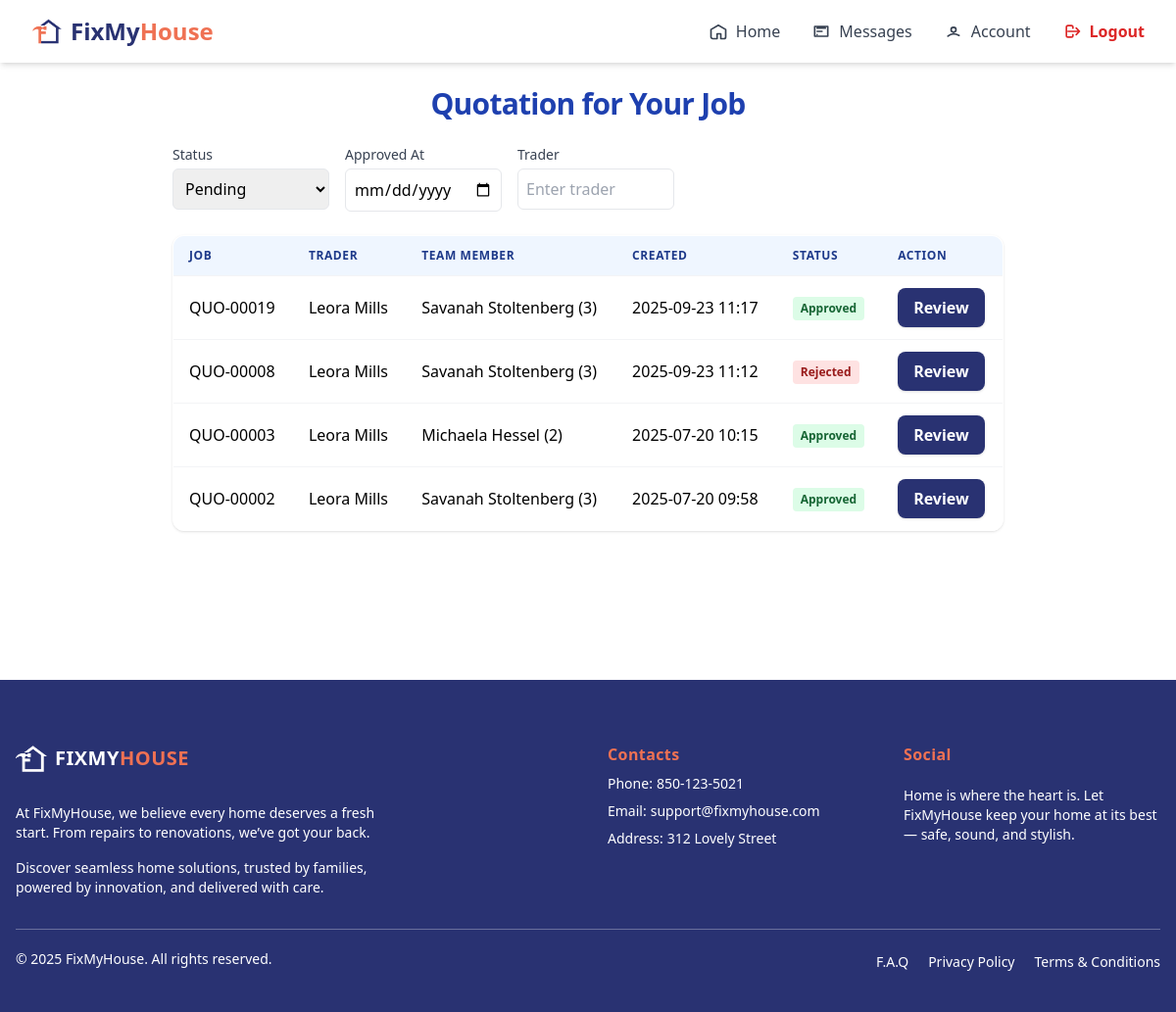
Before: /agent/bids/ (signed in) with the older database file.
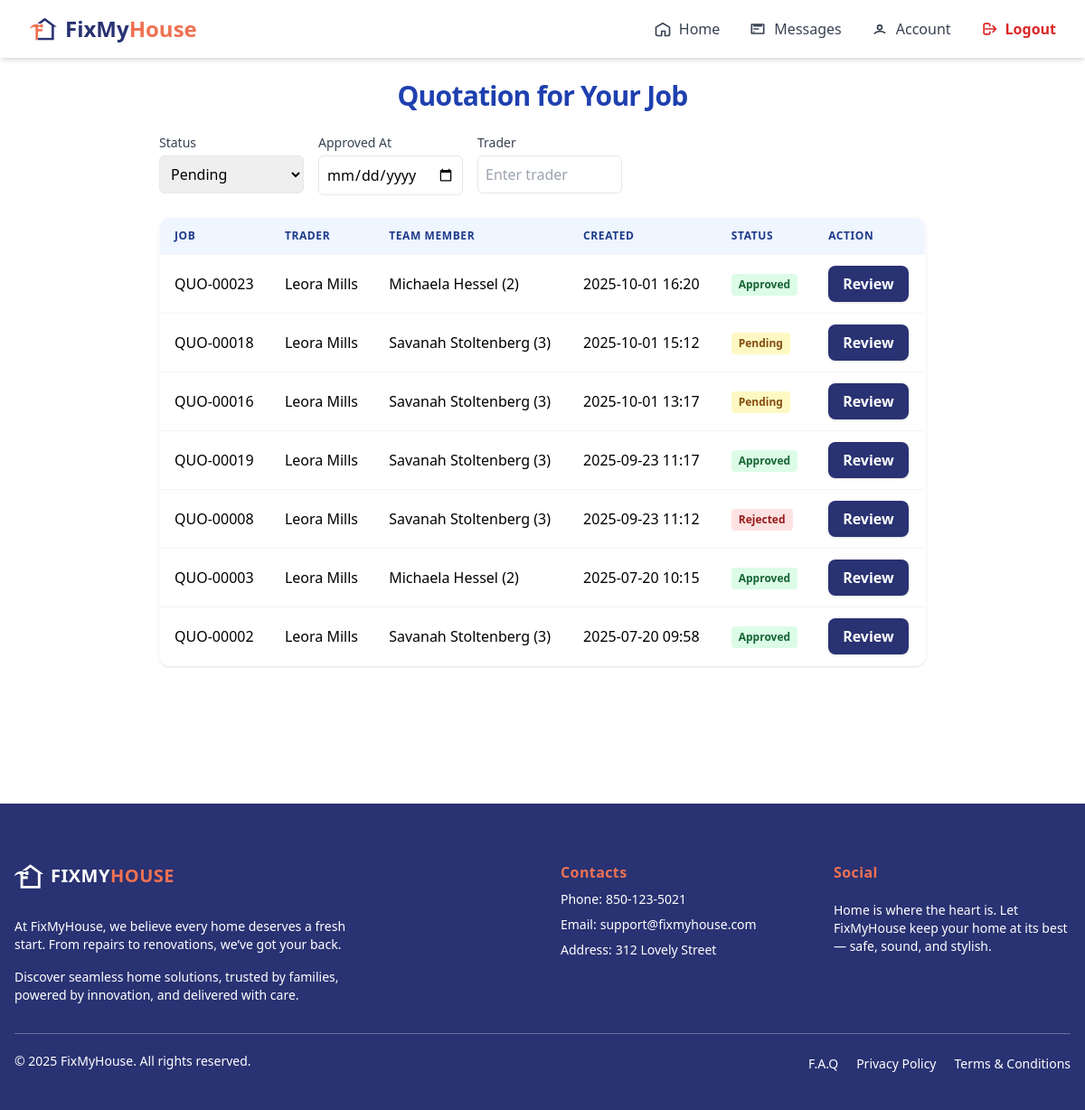
After: the same page with the newer database file.
### trader/models/biddingTrader.py (models this page shows, shortened)
class Bidding(models.Model):
    trader = models.ForeignKey(TraderRegistration, on_delete=models.CASCADE, related_name='bid_trader')
    agent = models.ForeignKey(AgentRegister, on_delete=models.SET_NULL, null=True, blank=True, related_name='bid_agent')
    jobs = models.ForeignKey(Jobs, on_delete=models.SET_NULL, null=True, blank=True, related_name='jobs_related')
    team_member = models.ForeignKey(TeamMember, on_delete=models.SET_NULL, null=True, blank=True, related_name='teams_related')
    labour_per_hour = models.DecimalField(max_digits=10, decimal_places=2, null=True, blank=True)
    callout_rate = models.DecimalField(max_digits=10, decimal_places=2, null=True, blank=True)
    parts_qty = models.PositiveIntegerField(default=0)
    parts_unit_price = models.DecimalField(max_digits=10, decimal_places=2, default=0)
    hours = models.DecimalField(max_digits=5, decimal_places=2, default=0)
    appliance_model_price = models.DecimalField(max_digits=10, decimal_places=2, default=0)
    appliance_model = models.CharField(max_length=100, blank=True, null=True)
    notes = models.TextField(blank=True, null=True)
    created_at = models.DateTimeField(auto_now_add=True)
    start_date = models.DateTimeField(blank=True, null=True)
    end_date = models.DateTimeField(blank=True, null=True)
    is_approved = models.BooleanField(null=True, blank=True, default=None, help_text="None=pending, True=approved, False=rejected")
    is_active = models.BooleanField(null=True, blank=True, default=True)
    approved_at = models.DateField(auto_now_add=True, null=True, blank=True)
    approved_by = models.ForeignKey(AgentRegister, on_delete=models.SET_NULL, null=True, blank=True, related_name='approved_bids')
    approval_notes = models.TextField(blank=True, null=True)

### trader/models/jobs.py (models this page shows, shortened)
class Jobs(models.Model):
    agent = models.ForeignKey(AgentRegister, on_delete=models.CASCADE, related_name='jobs_agent')
    trader = models.ForeignKey(TraderRegistration, on_delete=models.SET_NULL, null=True, blank=True, related_name='jobs_trader')
    property = models.ForeignKey(Property, on_delete=models.SET_NULL, null=True, blank=True, related_name='jobs_property')
    STATUS_CHOICES = [
        ('quoted', 'Quoted'),
        ('confirmed', 'Confirmed'),
        ('approved', 'Approved'),
        ('scheduled', 'Scheduled'),
    ]
    address = models.TextField(blank=True, null=True)
    category = models.ForeignKey(Services, on_delete=models.SET_NULL, null=True, blank=True, related_name='category_services')
    renter = models.CharField(max_length=100, null=True, blank=True)
    priority = models.BooleanField(default=False)  # True = High Priority
    job_code = models.CharField(max_length=20, unique=True)
    notes = models.TextField()
    status = models.CharField(max_length=20, choices=STATUS_CHOICES, default='quoted')
    quoted_at = models.DateField(default=timezone.now)
    confirmed_at = models.DateField(null=True, blank=True)
    approved_at = models.DateField(null=True, blank=True)
    scheduled_at = models.DateField(null=True, blank=True)
    is_active = models.BooleanField(null=True, blank=True, default=True)
    start_date = models.DateField(null=True, blank=True)
    end_date = models.DateField(null=True, blank=True)
    issue_found_at = models.DateField(null=True, blank=True)
    renter_availability = models.DateField(null=True, blank=True)
    issue_been_fixed_before = models.BooleanField(default=False)
    def __str__(self):
        return self.job_code

### trader/models/registerTrader.py (models this page shows, shortened)
class TraderRegistration(models.Model):
    user = models.OneToOneField(User, on_delete=models.CASCADE, null=True, blank=True)
    name = models.CharField(max_length=255)
    email = models.EmailField()
    phone = models.CharField(max_length=50)
    password = models.CharField(max_length=255, null=True, blank=True)
    COMPANY_TYPE_CHOICES = [
        ('sole_trader', 'Sole Trader'),
        ('company', 'Company'),
    ]
    INDUSTRIES_CHOICES = [
        ('air_conditioning', 'Air Conditioning'),
        ('cleaning', 'Cleaning'),
        ('electrical', 'Electrical'),
        ('gardening', 'Gardening'),
        ('general_merchandise', 'General Merchandise'),
        ('glazing', 'Glazing'),
        ('pest_control', 'Pest Control'),
        ('plumbing-gas', 'Plumbing / Gas'),
        ('tree_cutting', 'Tree Cutting'),
        ('steel_works', 'Steel Works'),
    ]
    company_type = models.CharField(max_length=100, choices=COMPANY_TYPE_CHOICES, default='company')
    company_name = models.CharField(max_length=255, blank=True, null=True)
    company_address = models.CharField(max_length=255, blank=True, null=True)
    company_email = models.EmailField(blank=True, null=True)
    company_landline = models.CharField(max_length=50, blank=True, null=True)
    gst_registered = models.BooleanField(default=False)
    abn = models.CharField(max_length=20, blank=True, null=True)
    industry = models.CharField(max_length=100, choices=INDUSTRIES_CHOICES, blank=True, null=True)
    state = models.CharField(max_length=100, blank=True)
    municipality = models.CharField(max_length=100, blank=True)
    city = models.CharField(max_length=100, blank=True)
    address_line_1 = models.CharField(max_length=255, blank=True, null=True)
    address_line_2 = models.CharField(max_length=255, blank=True, null=True)
    postal_code = models.CharField(max_length=20, blank=True)
    def __str__(self):
        return self.name

### trader/models/teamMember.py (models this page shows)
class TeamMember(models.Model):
    trader = models.ForeignKey(TraderRegistration,
        on_delete=models.CASCADE, related_name='team_members')
    teamName = models.CharField(max_length=255)
    position = models.CharField(max_length=100)
    labour_rate_per_hour = models.DecimalField(max_digits=8, decimal_places=2, null=True, blank=True)
    callout_rate = models.DecimalField(max_digits=8, decimal_places=2, null=True, blank=True)
    contact_number = models.CharField(max_length=50, blank=True)
    email = models.EmailField(blank=True)
    active_postal_codes = models.CharField(max_length=255, blank=True)  # Comma-separated
    holidays = models.JSONField(blank=True, default=list)  # Store as comma-separated dates or JSON
    time_in = models.TimeField(null=True, blank=True)
    time_out = models.TimeField(null=True, blank=True)
    IsWorkInHoliday = models.BooleanField(default=False)
    holidayTime_in = models.TimeField(null=True, blank=True)
    holidayTime_out = models.TimeField(null=True, blank=True)
    def __str__(self):
        return f"{self.teamName} ({self.id})"

### agent/views/biddingList.py (the view)
# urls.py: path('bids/', AgentBidListView.as_view(), name='agent_bid_list'),
@method_decorator([login_required, agent_required], name='dispatch')
class AgentBidListView(ListView):
    model = Bidding
    template_name = 'components/home/agent_bid_list.html'
    context_object_name = 'bids'
    def get_queryset(self):
        queryset = super().get_queryset()
        queryset = queryset.filter(is_active=True)
        trader = self.request.GET.get('trader')
        is_approved = self.request.GET.get('status')
        approved_at = self.request.GET.get('approved_at')
        if trader:
            queryset = queryset.filter(trader__name__icontains=trader)
        if approved_at:
            queryset = queryset.filter(approved_at=approved_at)
        if is_approved == 'true':
            queryset = queryset.filter(is_approved=True)
        elif is_approved == 'false':
            queryset = queryset.filter(is_approved=False)
        elif is_approved == '':
            queryset = queryset.filter(is_approved__isnull=True)
        return queryset.order_by('-created_at')
    def get_context_data(self, **kwargs):
        context = super().get_context_data(**kwargs)
        context['status_options'] = {
            '': 'Pending',
            'true': 'Approved',
            'false': 'Rejected',
        }
        context['filter_trader'] = self.request.GET.get('trader', '')
        context['filter_is_approved'] = self.request.GET.get('status', '')
        context['filter_approved_at'] = self.request.GET.get('approved_at', '')
        return context

### agent/templates/components/home/agent_bid_list.html (shortened to what this page needs)
{% extends "baseAgent.html" %}
{% block content %}
{% include 'components/home/navigatorBaseAgent.html' %}
<main class="max-w-4xl mx-auto p-4 sm:p-6 mb-[8rem] flex-1 w-full">
  <h2 class="text-2xl sm:text-3xl font-bold text-blue-800 mb-6 text-center tracking-tight">Quotation for Your Job</h2>
  <form method="GET" class="mb-6">
    <div class="flex flex-col md:flex-row gap-4">
      <div>
        <label for="status" class="block text-sm font-medium text-gray-700">Status</label>
        <select name="status" id="status" class="mt-1 p-2 border rounded-md w-full md:w-40" onchange="this.form.submit()">
          {% for key, label in status_options.items %}
            <option value="{{ key }}" {% if key == filter_is_approved %}selected{% endif %}>{{ label }}</option>
          {% endfor %}
      </select>
      </div>
      <div>
        <label for="priority" class="block text-sm font-medium text-gray-700">Approved At</label>
        <input type="date" name="approved_at" id="approved_at" class="mt-1 p-2 border rounded-md w-full md:w-40" value="{{ filter_approved_at }}" onchange="this.form.submit()">
      </div>
      <div>
        <label for="trader" class="block text-sm font-medium text-gray-700">Trader</label>
        <input type="text" name="trader" id="trader" value="{{ filter_trader }}"
          class="mt-1 p-2 border rounded-md w-full md:w-40"
          placeholder="Enter trader"
          onchange="this.form.submit()">
      </div>
    </div>
  </form>
  <div class="space-y-4">
      <div class="hidden lg:block overflow-x-auto rounded-xl shadow">
        <table class="min-w-full bg-white border border-gray-200 rounded-xl overflow-hidden">
          <thead class="bg-blue-50">
            <tr>
              <th class="px-4 py-3 text-left text-xs font-semibold text-blue-900 uppercase tracking-wider">Job</th>
              <th class="px-4 py-3 text-left text-xs font-semibold text-blue-900 uppercase tracking-wider">Trader</th>
              <th class="px-4 py-3 text-left text-xs font-semibold text-blue-900 uppercase tracking-wider">Team Member</th>
              <th class="px-4 py-3 text-left text-xs font-semibold text-blue-900 uppercase tracking-wider">Created</th>
              <th class="px-4 py-3 text-left text-xs font-semibold text-blue-900 uppercase tracking-wider">Status</th>
              <th class="px-4 py-3 text-left text-xs font-semibold text-blue-900 uppercase tracking-wider">Action</th>
            </tr>
          </thead>
          <tbody>
            {% for bid in bids %}
            <tr class="border-t border-gray-100 hover:bg-blue-50 transition">
              <td class="px-4 py-3 whitespace-nowrap">{{ bid.jobs }}</td>
              <td class="px-4 py-3 whitespace-nowrap">{{ bid.trader }}</td>
              <td class="px-4 py-3 whitespace-nowrap">{{ bid.team_member }}</td>
              <td class="px-4 py-3 whitespace-nowrap">{{ bid.created_at|date:"Y-m-d H:i" }}</td>
              <td class="px-4 py-3">
                {% if bid.is_approved is None %}
                  <span class="inline-block px-2 py-1 text-xs font-semibold rounded bg-yellow-100 text-yellow-800">Pending</span>
                {% elif bid.is_approved %}
                  <span class="inline-block px-2 py-1 text-xs font-semibold rounded bg-green-100 text-green-800">Approved</span>
                {% else %}
                  <span class="inline-block px-2 py-1 text-xs font-semibold rounded bg-red-100 text-red-800">Rejected</span>
                {% endif %}
              </td>
              <td class="px-4 py-3">
                <a href="{% url 'bidding_approval' bid.pk %}" class="inline-block bg-[#293272] text-white px-4 py-2 rounded-lg font-semibold hover:bg-[#162060] shadow transition">Review</a>
              </td>
            </tr>
            {% empty %}
            <tr><td colspan="6" class="text-center py-4">No bids found.</td></tr>
            {% endfor %}
          </tbody>
        </table>
      </div>
    </div>
</main>
{% include 'components/footerAgent.html' %}
{% endblock %}

Changed rows visible on the page:
added Bidding: jobs "QUO-00023", trader "Leora Mills", team_member "Michaela Hessel (2)", created_at "2025-10-01 16:20", is_approved "Approved"
added Bidding: jobs "QUO-00018", trader "Leora Mills", team_member "Savanah Stoltenberg (3)", created_at "2025-10-01 15:12", shows "Pending"
added Bidding: jobs "QUO-00016", trader "Leora Mills", team_member "Savanah Stoltenberg (3)", created_at "2025-10-01 13:17", shows "Pending"
